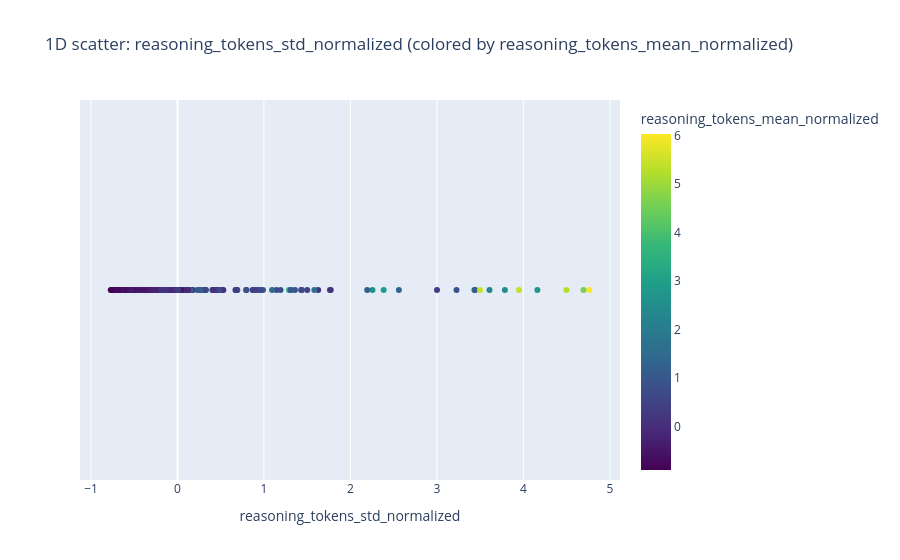
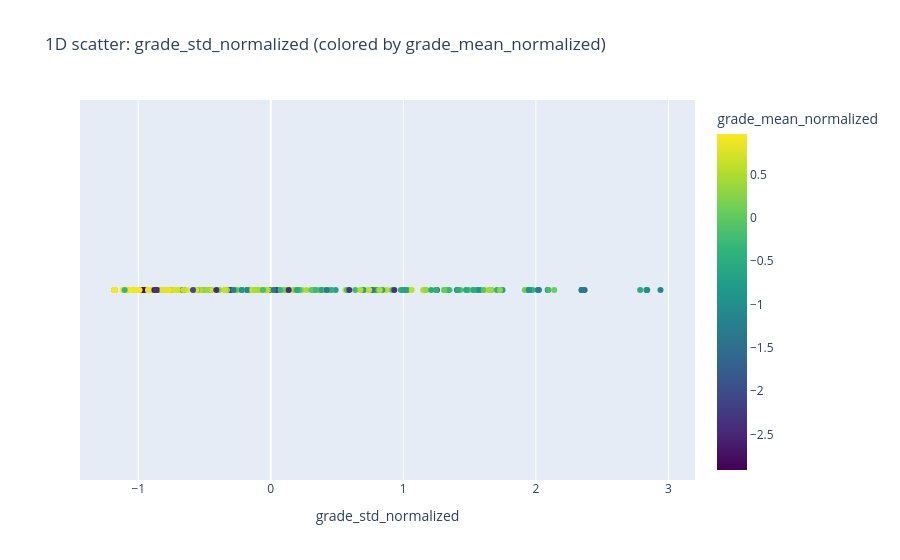
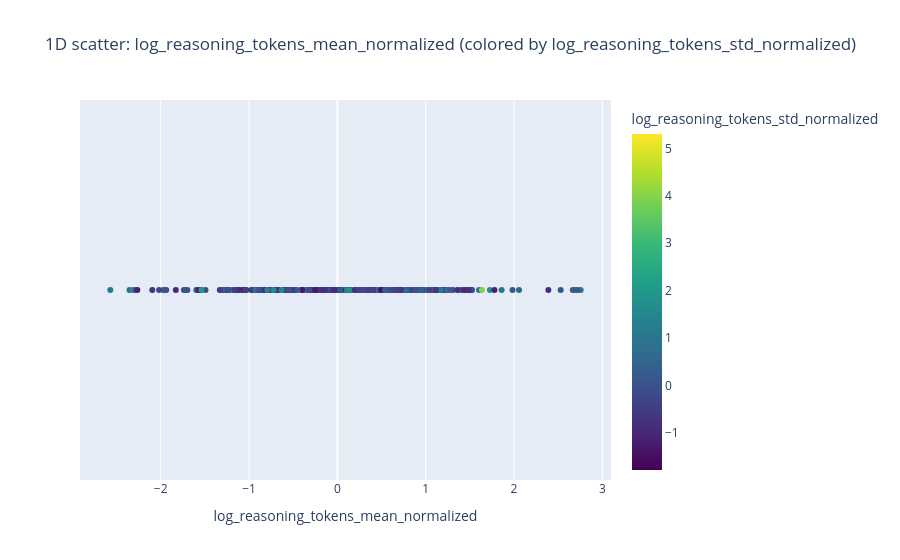
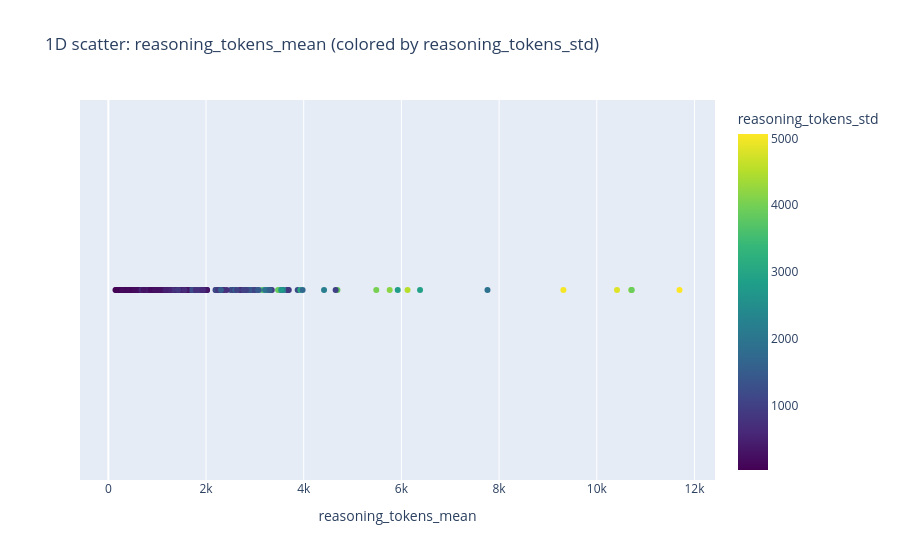

Notebook code cell kept with these figures, in order:
### Code cell
final_df_filtered = final_df[final_df['reasoning_tokens_std_normalized'] < 0.3]
df_in_use = final_df.copy()

df_in_use['id'] = df_in_use['id'].astype(object)
agg_df['id'] = agg_df.index.astype(object)
# show correlation matrix heatmap of agg_df for all numeric columns - without id column and non normalized columns
numeric_cols = [col for col in df_in_use.select_dtypes(include=[np.number]).columns if 'normalized' in col or 'avg_answer_distance' in col]
corr_matrix = df_in_use[numeric_cols].corr()
plt.figure(figsize=(12, 8))
sns.heatmap(corr_matrix, annot=True, cmap='coolwarm', fmt=".2f")
plt.title('Correlation Matrix Heatmap')
plt.show()

# show one dimentional scatter plots for each of the following columns: 'reasoning_tokens_std_normalized', 'grade_std_normalized', 'log_reasoning_tokens_std_normalized'
cols = [
    "reasoning_tokens_std_normalized",
    "grade_std_normalized",
    "log_reasoning_tokens_mean_normalized",
    "reasoning_tokens_mean",
    "grade_std",
    "log_reasoning_tokens_mean",
    "avg_answer_distance",
    "avg_answer_distance_normalized"
]

for col in cols:
    print(f"Plotting 1D scatter for column: {col}")
    mean_col = col.replace("std", "mean")
    std_col = col.replace("mean", "std")
    color_col = mean_col if "std" in col else std_col

    df_plot = df_in_use.copy()
    df_plot["_y"] = 0  # keep it 1D

    fig = px.scatter(
        df_plot,
        x=col,
        y="_y",
        color=color_col,
        hover_data=["id", col, color_col],
        title=f"1D scatter: {col} (colored by {color_col})",
        color_continuous_scale="Viridis",
    )

    fig.update_yaxes(visible=False)
    fig.update_layout(
        xaxis_title=col,
        yaxis_title="",
        showlegend=False,
    )

    fig.show()

### Figure 1 — Plotly figure (JSON) as saved in the notebook; plotly's stock layout.template omitted (floating-point values rounded to 4 significant figures; data arrays with more than 128 entries replaced by an {"elided": "..."} marker saying what was removed)
{"data": [{"customdata": {"elided": "297x2 mixed values"}, "hovertemplate": "reasoning_tokens_std_normalized=%{x}<br>_y=%{y}<br>id=%{customdata[0]}<br>reasoning_tokens_mean_normalized=%{marker.color}<extra></extra>", "legendgroup": "", "marker": {"color": {"elided": "297 float values"}, "coloraxis": "coloraxis", "symbol": "circle"}, "mode": "markers", "name": "", "orientation": "v", "showlegend": false, "type": "scatter", "x": {"elided": "297 float values"}, "xaxis": "x", "y": {"elided": "297 int values"}, "yaxis": "y"}], "layout": {"coloraxis": {"colorbar": {"title": {"text": "reasoning_tokens_mean_normalized"}}, "colorscale": [[0, "#440154"], [0.1111, "#482878"], [0.2222, "#3e4989"], [0.3333, "#31688e"], [0.4444, "#26828e"], [0.5556, "#1f9e89"], [0.6667, "#35b779"], [0.7778, "#6ece58"], [0.8889, "#b5de2b"], [1, "#fde725"]]}, "legend": {"tracegroupgap": 0}, "showlegend": false, "title": {"text": "1D scatter: reasoning_tokens_std_normalized (colored by reasoning_tokens_mean_normalized)"}, "xaxis": {"anchor": "y", "domain": [0, 1], "title": {"text": "reasoning_tokens_std_normalized"}}, "yaxis": {"anchor": "x", "domain": [0, 1], "title": {"text": ""}, "visible": false}}}

### Figure 2 — Plotly figure (JSON) as saved in the notebook; plotly's stock layout.template omitted (floating-point values rounded to 4 significant figures; data arrays with more than 128 entries replaced by an {"elided": "..."} marker saying what was removed)
{"data": [{"customdata": {"elided": "297x2 mixed values"}, "hovertemplate": "grade_std_normalized=%{x}<br>_y=%{y}<br>id=%{customdata[0]}<br>grade_mean_normalized=%{marker.color}<extra></extra>", "legendgroup": "", "marker": {"color": {"elided": "297 float values"}, "coloraxis": "coloraxis", "symbol": "circle"}, "mode": "markers", "name": "", "orientation": "v", "showlegend": false, "type": "scatter", "x": {"elided": "297 float values"}, "xaxis": "x", "y": {"elided": "297 int values"}, "yaxis": "y"}], "layout": {"coloraxis": {"colorbar": {"title": {"text": "grade_mean_normalized"}}, "colorscale": [[0, "#440154"], [0.1111, "#482878"], [0.2222, "#3e4989"], [0.3333, "#31688e"], [0.4444, "#26828e"], [0.5556, "#1f9e89"], [0.6667, "#35b779"], [0.7778, "#6ece58"], [0.8889, "#b5de2b"], [1, "#fde725"]]}, "legend": {"tracegroupgap": 0}, "showlegend": false, "title": {"text": "1D scatter: grade_std_normalized (colored by grade_mean_normalized)"}, "xaxis": {"anchor": "y", "domain": [0, 1], "title": {"text": "grade_std_normalized"}}, "yaxis": {"anchor": "x", "domain": [0, 1], "title": {"text": ""}, "visible": false}}}

### Figure 3 — Plotly figure (JSON) as saved in the notebook; plotly's stock layout.template omitted (floating-point values rounded to 4 significant figures; data arrays with more than 128 entries replaced by an {"elided": "..."} marker saying what was removed)
{"data": [{"customdata": {"elided": "297x2 mixed values"}, "hovertemplate": "log_reasoning_tokens_mean_normalized=%{x}<br>_y=%{y}<br>id=%{customdata[0]}<br>log_reasoning_tokens_std_normalized=%{marker.color}<extra></extra>", "legendgroup": "", "marker": {"color": {"elided": "297 float values"}, "coloraxis": "coloraxis", "symbol": "circle"}, "mode": "markers", "name": "", "orientation": "v", "showlegend": false, "type": "scatter", "x": {"elided": "297 float values"}, "xaxis": "x", "y": {"elided": "297 int values"}, "yaxis": "y"}], "layout": {"coloraxis": {"colorbar": {"title": {"text": "log_reasoning_tokens_std_normalized"}}, "colorscale": [[0, "#440154"], [0.1111, "#482878"], [0.2222, "#3e4989"], [0.3333, "#31688e"], [0.4444, "#26828e"], [0.5556, "#1f9e89"], [0.6667, "#35b779"], [0.7778, "#6ece58"], [0.8889, "#b5de2b"], [1, "#fde725"]]}, "legend": {"tracegroupgap": 0}, "showlegend": false, "title": {"text": "1D scatter: log_reasoning_tokens_mean_normalized (colored by log_reasoning_tokens_std_normalized)"}, "xaxis": {"anchor": "y", "domain": [0, 1], "title": {"text": "log_reasoning_tokens_mean_normalized"}}, "yaxis": {"anchor": "x", "domain": [0, 1], "title": {"text": ""}, "visible": false}}}

### Figure 4 — Plotly figure (JSON) as saved in the notebook; plotly's stock layout.template omitted (floating-point values rounded to 4 significant figures; data arrays with more than 128 entries replaced by an {"elided": "..."} marker saying what was removed)
{"data": [{"customdata": {"elided": "297x2 mixed values"}, "hovertemplate": "reasoning_tokens_mean=%{x}<br>_y=%{y}<br>id=%{customdata[0]}<br>reasoning_tokens_std=%{marker.color}<extra></extra>", "legendgroup": "", "marker": {"color": {"elided": "297 float values"}, "coloraxis": "coloraxis", "symbol": "circle"}, "mode": "markers", "name": "", "orientation": "v", "showlegend": false, "type": "scatter", "x": {"elided": "297 float values"}, "xaxis": "x", "y": {"elided": "297 int values"}, "yaxis": "y"}], "layout": {"coloraxis": {"colorbar": {"title": {"text": "reasoning_tokens_std"}}, "colorscale": [[0, "#440154"], [0.1111, "#482878"], [0.2222, "#3e4989"], [0.3333, "#31688e"], [0.4444, "#26828e"], [0.5556, "#1f9e89"], [0.6667, "#35b779"], [0.7778, "#6ece58"], [0.8889, "#b5de2b"], [1, "#fde725"]]}, "legend": {"tracegroupgap": 0}, "showlegend": false, "title": {"text": "1D scatter: reasoning_tokens_mean (colored by reasoning_tokens_std)"}, "xaxis": {"anchor": "y", "domain": [0, 1], "title": {"text": "reasoning_tokens_mean"}}, "yaxis": {"anchor": "x", "domain": [0, 1], "title": {"text": ""}, "visible": false}}}
